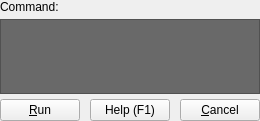
        <widget class="QWidget" name="cmdWidget" native="true">
         <property name="sizePolicy">
          <sizepolicy hsizetype="Preferred" vsizetype="Fixed">
           <horstretch>0</horstretch>
           <verstretch>0</verstretch>
          </sizepolicy>
         </property>
         <layout class="QVBoxLayout" name="verticalLayout_3">
          <property name="spacing">
           <number>5</number>
          </property>
          <property name="leftMargin">
           <number>0</number>
          </property>
          <property name="topMargin">
           <number>0</number>
          </property>
          <property name="rightMargin">
           <number>0</number>
          </property>
          <property name="bottomMargin">
           <number>0</number>
          </property>
          <item>
           <widget class="QLabel" name="cmdLabel">
            <property name="text">
             <string>Command:</string>
            </property>
            <property name="alignment">
             <set>Qt::AlignLeading|Qt::AlignLeft|Qt::AlignTop</set>
            </property>
           </widget>
          </item>
          <item>
           <widget class="QTextBrowser" name="cmdBrowser">
            <property name="sizePolicy">
             <sizepolicy hsizetype="Minimum" vsizetype="Fixed">
              <horstretch>0</horstretch>
              <verstretch>0</verstretch>
             </sizepolicy>
            </property>
            <property name="maximumSize">
             <size>
              <width>16777215</width>
              <height>75</height>
             </size>
            </property>
            <property name="font">
             <font>
              <family>DejaVu Sans Mono</family>
             </font>
            </property>
            <property name="cursor" stdset="0">
             <cursorShape>IBeamCursor</cursorShape>
            </property>
            <property name="styleSheet">
             <string notr="true">QTextBrowser
{
    color: white;
    background-color: dimgray;
}</string>
            </property>
            <property name="html">
             <string>&lt;!DOCTYPE HTML PUBLIC &quot;-//W3C//DTD HTML 4.0//EN&quot; &quot;http://www.w3.org/TR/REC-html40/strict.dtd&quot;&gt;
&lt;html&gt;&lt;head&gt;&lt;meta name=&quot;qrichtext&quot; content=&quot;1&quot; /&gt;&lt;style type=&quot;text/css&quot;&gt;
p, li { white-space: pre-wrap; }
&lt;/style&gt;&lt;/head&gt;&lt;body style=&quot; font-family:'DejaVu Sans Mono'; font-size:11pt; font-weight:400; font-style:normal;&quot;&gt;
&lt;p style=&quot;-qt-paragraph-type:empty; margin-top:0px; margin-bottom:0px; margin-left:0px; margin-right:0px; -qt-block-indent:0; text-indent:0px;&quot;&gt;&lt;br /&gt;&lt;/p&gt;&lt;/body&gt;&lt;/html&gt;</string>
            </property>
           </widget>
          </item>
          <item>
           <widget class="QWidget" name="runButtons" native="true">
            <layout class="QHBoxLayout" name="horizontalLayout_5">
             <property name="spacing">
              <number>10</number>
             </property>
             <property name="leftMargin">
              <number>0</number>
             </property>
             <property name="topMargin">
              <number>0</number>
             </property>
             <property name="rightMargin">
              <number>0</number>
             </property>
             <property name="bottomMargin">
              <number>0</number>
             </property>
             <item>
              <widget class="QPushButton" name="runButton">
               <property name="sizePolicy">
                <sizepolicy hsizetype="Minimum" vsizetype="Preferred">
                 <horstretch>0</horstretch>
                 <verstretch>0</verstretch>
                </sizepolicy>
               </property>
               <property name="cursor">
                <cursorShape>PointingHandCursor</cursorShape>
               </property>
               <property name="text">
                <string>&amp;Run</string>
               </property>
               <property name="icon">
                <iconset theme="media-playback-start">
                 <normaloff>.</normaloff>.</iconset>
               </property>
              </widget>
             </item>
             <item>
              <widget class="QPushButton" name="showHelpButton">
               <property name="sizePolicy">
                <sizepolicy hsizetype="Minimum" vsizetype="Preferred">
                 <horstretch>0</horstretch>
                 <verstretch>0</verstretch>
                </sizepolicy>
               </property>
               <property name="cursor">
                <cursorShape>PointingHandCursor</cursorShape>
               </property>
               <property name="text">
                <string>Help (F1)</string>
               </property>
               <property name="icon">
                <iconset theme="help">
                 <normaloff>.</normaloff>.</iconset>
               </property>
               <property name="shortcut">
                <string>F1</string>
               </property>
              </widget>
             </item>
             <item>
              <widget class="QPushButton" name="cancelButton">
               <property name="sizePolicy">
                <sizepolicy hsizetype="Minimum" vsizetype="Preferred">
                 <horstretch>0</horstretch>
                 <verstretch>0</verstretch>
                </sizepolicy>
               </property>
               <property name="cursor">
                <cursorShape>PointingHandCursor</cursorShape>
               </property>
               <property name="text">
                <string>&amp;Cancel</string>
               </property>
               <property name="icon">
                <iconset theme="process-stop">
                 <normaloff>.</normaloff>.</iconset>
               </property>
              </widget>
             </item>
            </layout>
           </widget>
          </item>
         </layout>
        </widget>
